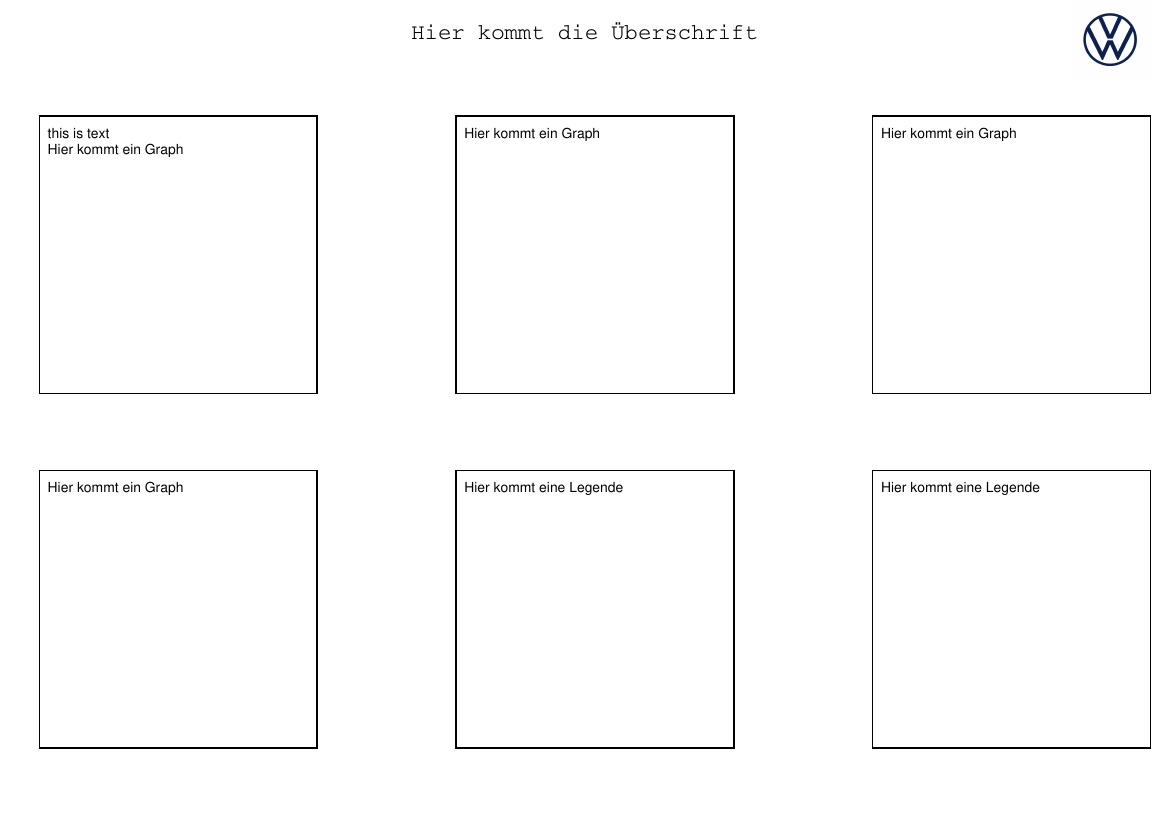

Reproduce this figure in Python.
from traceback import print_list
from reportlab.platypus import Paragraph, Frame,SimpleDocTemplate
from reportlab.pdfgen import canvas 
from reportlab.lib.units import inch,cm
from reportlab.lib.styles import getSampleStyleSheet

hoch, breit = (21*cm, 29.7*cm)
pdf = canvas.Canvas("platypusTest.pdf")

pdf.translate(cm,cm)

logo="logo.jpg"
pdf.drawImage(logo,breit-cm*3.5,hoch-cm*3,cm*2,cm*2)

pdf.setPageSize((breit, hoch))
flow_obj = []
graph1 = []
graph2 = []
graph3 = []
graph4 = []
tabelle1 = []
tabelle2 = []

styles = getSampleStyleSheet()

text = "this is text"

p_text= Paragraph(text,style=styles["Normal"])

text1 = Paragraph("Hier kommt ein Graph",style=styles["Normal"])

text2 = Paragraph("Hier kommt eine Legende",style=styles["Normal"])




frame1=Frame(0,cm*10,200,200,showBoundary=1)

frame2=Frame(300,cm*10,200,200,showBoundary=1)

frame3=Frame(600,cm*10,200,200,showBoundary=1)

frame4=Frame(0,cm*1,200,200,showBoundary=1)

frame5=Frame(300,cm,200,200,showBoundary=1)

frame6=Frame(600,cm,200,200,showBoundary=1)



def ueberschrift():
    pdf.setFont("Courier",16)
    pdf.drawCentredString(cm*13.85,hoch-cm*2,"Hier kommt die Überschrift")

ueberschrift()



flow_obj.append(p_text)
flow_obj.append(text1)
graph2.append(text1)
graph3.append(text1)
graph4.append(text1)
tabelle1.append(text2)
tabelle2.append(text2)


frame1.addFromList(flow_obj,pdf)
frame2.addFromList(graph2,pdf)
frame3.addFromList(graph3,pdf)
frame4.addFromList(graph4,pdf)
frame5.addFromList(tabelle1,pdf)
frame6.addFromList(tabelle2,pdf)




pdf.save()